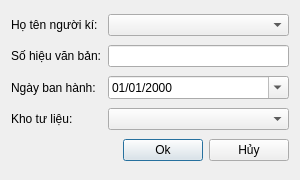
<?xml version="1.0" encoding="UTF-8"?>
<ui version="4.0">
 <class>ThemCongVanDialog</class>
 <widget class="QDialog" name="ThemCongVanDialog">
  <property name="geometry">
   <rect>
    <x>0</x>
    <y>0</y>
    <width>300</width>
    <height>180</height>
   </rect>
  </property>
  <property name="windowTitle">
   <string>Thêm công văn</string>
  </property>
  <layout class="QGridLayout" name="gridLayout">
   <item row="0" column="0">
    <widget class="QLabel" name="nguoiKyLabel">
     <property name="text">
      <string>Họ tên người kí:</string>
     </property>
    </widget>
   </item>
   <item row="0" column="1">
    <widget class="QComboBox" name="nguoiKyComboBox"/>
   </item>
   <item row="1" column="0">
    <widget class="QLabel" name="soHieuLabel">
     <property name="text">
      <string>Số hiệu văn bản:</string>
     </property>
    </widget>
   </item>
   <item row="1" column="1">
    <widget class="QLineEdit" name="soHieuLineEdit"/>
   </item>
   <item row="2" column="0">
    <widget class="QLabel" name="ngayBanHanhLabel">
     <property name="text">
      <string>Ngày ban hành:</string>
     </property>
    </widget>
   </item>
   <item row="2" column="1">
    <widget class="QDateEdit" name="ngayBanHanhDateEdit">
     <property name="displayFormat">
      <string>dd/MM/yyyy</string>
     </property>
     <property name="calendarPopup">
      <bool>true</bool>
     </property>
    </widget>
   </item>
   <item row="3" column="0">
    <widget class="QLabel" name="khoTuLieuLabel">
     <property name="text">
      <string>Kho tư liệu:</string>
     </property>
    </widget>
   </item>
   <item row="3" column="1">
    <widget class="QComboBox" name="khoTuLieuComboBox"/>
   </item>
   <item row="4" column="0" colspan="2">
    <layout class="QHBoxLayout" name="horizontalLayout">
     <item>
      <spacer name="horizontalSpacer">
       <property name="orientation">
        <enum>Qt::Horizontal</enum>
       </property>
       <property name="sizeHint" stdset="0">
        <size>
         <width>40</width>
         <height>20</height>
        </size>
       </property>
      </spacer>
     </item>
     <item>
      <widget class="QPushButton" name="okButton">
       <property name="text">
        <string>Ok</string>
       </property>
       <property name="icon">
        <iconset resource="../MainWindow.qrc">
         <normaloff>:/icons/apply.svg</normaloff>:/icons/apply.svg</iconset>
       </property>
      </widget>
     </item>
     <item>
      <widget class="QPushButton" name="cancelButton">
       <property name="text">
        <string>Hủy</string>
       </property>
       <property name="icon">
        <iconset resource="../MainWindow.qrc">
         <normaloff>:/icons/cancel.svg</normaloff>:/icons/cancel.svg</iconset>
       </property>
      </widget>
     </item>
    </layout>
   </item>
  </layout>
 </widget>
 <layoutdefault spacing="6" margin="11"/>
 <resources>
  <include location="../MainWindow.qrc"/>
 </resources>
 <connections/>
</ui>
